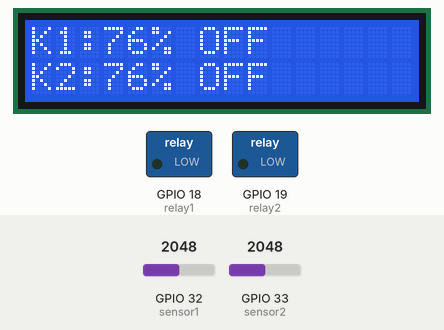
The sketch below on a simulated ESP32. On the bench: 16×2 character LCD, switched loads named in the sketch (green lamp = pin HIGH). The inputs (shaded band) are chosen by the test bench; at power-on: GPIO 32 (sensor1) = 2048, GPIO 33 (sensor2) = 2048. What the sketch prints to the serial monitor is not drawn.

Above: at 3.2 s.
3.3 s: GPIO 32 (sensor1) set to 2522
At 4.2 s:
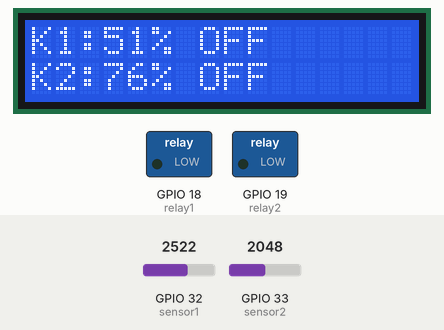
5.1 s: GPIO 32 (sensor1) set to 2618
At 6.4 s:
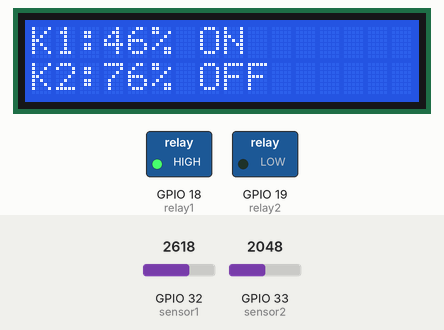
6.7 s: GPIO 33 (sensor2) set to 2507
At 7.3 s:
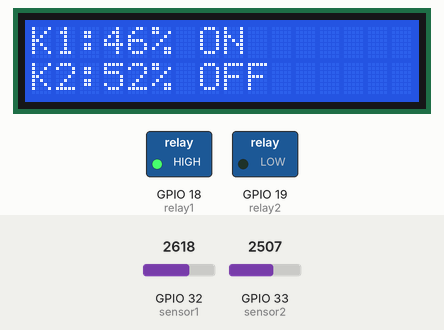
8.3 s: GPIO 33 (sensor2) set to 2587
At 9.5 s:
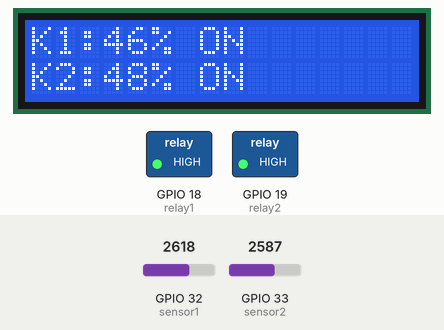
9.8 s: GPIO 32 (sensor1) set to 2337
At 10.5 s:
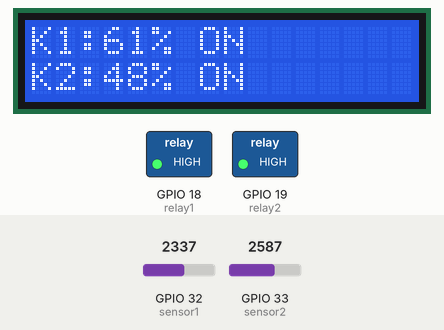
11.4 s: GPIO 32 (sensor1) set to 2196
At 12.7 s:
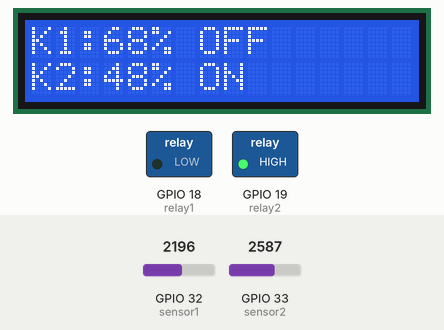
Timing chart, 0 to 13.9 s (numbered marks = the images above; inputs shaded):
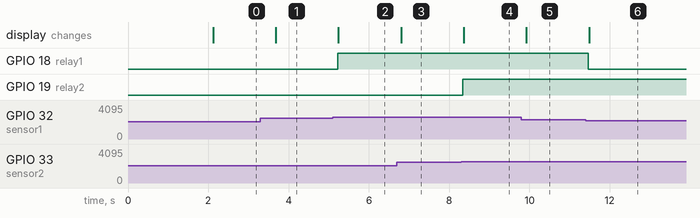

Measured:
- the behaviour switches between 2550 and 2551 on GPIO 32 (sensor1) (found by bisection; images 1 and 2)
- the behaviour switches between 2550 and 2551 on GPIO 33 (sensor2) (found by bisection; images 3 and 4)
- the behaviour switches between 2266 and 2265 on GPIO 32 (sensor1) (found by bisection; images 5 and 6)
- after the input at 3.3 s, the display: changes after 0.38 s (image 1)
- after the input at 5.1 s, GPIO 18 (relay1): LOW → HIGH after 0.12 s; the display: changes after 0.14 s (image 2)
- after the input at 6.7 s, the display: changes after 0.10 s (image 3)
- after the input at 8.3 s, GPIO 19 (relay2): LOW → HIGH at once; the display: changes after 0.06 s (image 4)
- after the input at 9.8 s, the display: changes after 0.12 s (image 5)
- after the input at 11.4 s, GPIO 18 (relay1): HIGH → LOW after 0.06 s; the display: changes after 0.08 s (image 6)

The sketch:

PROYEK-AKHIR-TES2.ino
```cpp
#include <Wire.h>
#include <LCD_I2C.h>
#include <WiFi.h>
#include <WebServer.h>

LCD_I2C lcd(0x27, 16, 2);

// ====== Konfigurasi WiFi ======

// ====== Pin assignment ======
#define sensor1 32
#define sensor2 33
#define relay1 18
#define relay2 19

// Relay aktif-LOW? (umum pada modul relay)
const bool RELAY_ACTIVE_LOW = false;

// ====== Histeresis ======
const float ON_THRESHOLD = 50.0;
const float OFF_THRESHOLD = 65.0;

// ====== Status ======
bool pompa1Status = false;
bool pompa2Status = false;
bool autoMode1 = true;
bool autoMode2 = true;

// ====== Web server ======
WebServer server(80);

void setRelay(uint8_t pin, bool on) {
  if (RELAY_ACTIVE_LOW) {
    digitalWrite(pin, on ? LOW : HIGH);
  } else {
    digitalWrite(pin, on ? HIGH : LOW);
  }
}

// ====== Fungsi konversi ADC -> % kelembaban ======
float adcToMoistPct(int adc) {
  long pct = map(adc, 3500, 1600, 0, 100);
  if (pct < 0) pct = 0;
  if (pct > 100) pct = 100;
  return (float)pct;
}

// ====== HTML halaman web (dengan CSS profesional) ======
const char PAGE_INDEX[] PROGMEM = R"HTML(
<!doctype html>
<html lang="id">
<head>
<meta charset="utf-8">
<meta name="viewport" content="width=device-width,initial-scale=1">
<title>Soil Moisture Web</title>
<style>
  :root{
    --bg:#0f172a;        /* slate-900 */
    --panel:#111827;     /* gray-900 */
    --card:#1f2937;      /* gray-800 */
    --text:#e5e7eb;      /* gray-200 */
    --muted:#9ca3af;     /* gray-400 */
    --brand:#22c55e;     /* green-500 */
    --brand-weak:#86efac;/* green-300 */
    --warn:#f59e0b;      /* amber-500 */
    --danger:#ef4444;    /* red-500 */
    --border:#334155;    /* slate-700 */
  }
  *{box-sizing:border-box}
  body{
    margin:0; font-family:system-ui,-apple-system,Segoe UI,Roboto,Ubuntu,Cantarell,"Helvetica Neue",Arial;
    color:var(--text); background:radial-gradient(1200px 600px at 10% -10%, #111827 20%, transparent 60%), var(--bg);
  }
  .container{max-width:980px;margin:32px auto;padding:0 16px}
  header{
    background:linear-gradient(135deg, rgba(34,197,94,.25), rgba(15,23,42,.2));
    border:1px solid var(--border); border-radius:16px; padding:20px 18px; margin-bottom:18px;
    display:flex; gap:12px; align-items:center; justify-content:space-between;
  }
  .title{display:flex; gap:12px; align-items:center}
  .logo{
    inline-size:42px; block-size:42px; border-radius:12px;
    display:grid; place-items:center; background:rgba(34,197,94,.15); border:1px solid var(--border);
    font-weight:700; color:var(--brand);
  }
  h1{margin:0; font-size:20px}
  .subtitle{color:var(--muted); font-size:13px; margin-top:2px}
  .ip{font-size:13px; color:var(--brand-weak); padding:6px 10px; border:1px dashed var(--border); border-radius:10px}

  .grid{display:grid; gap:16px; grid-template-columns:repeat(auto-fit,minmax(260px,1fr))}
  .card{
    background:linear-gradient(180deg, rgba(255,255,255,.02), transparent), var(--card);
    border:1px solid var(--border); border-radius:16px; padding:16px;
    box-shadow:0 10px 24px rgba(0,0,0,.25);
  }
  .card h2{margin:0 0 8px; font-size:18px}
  .metric{font-size:14px; color:var(--muted); margin:2px 0}
  .metric b{color:var(--text)}
  .row{display:flex; gap:8px; flex-wrap:wrap; margin-top:8px}

  button{
    appearance:none; border:1px solid var(--border); background:#0b1220; color:var(--text);
    padding:10px 12px; border-radius:12px; cursor:pointer; font-weight:600; font-size:13px;
    transition:transform .04s ease, background .2s ease, border-color .2s ease, color .2s ease;
  }
  button:hover{transform:translateY(-1px); border-color:#4b5563}
  .primary{background:rgba(34,197,94,.12); border-color:#14532d}
  .danger{background:rgba(239,68,68,.12); border-color:#7f1d1d}
  .ghost{background:transparent}
  .badge{
    display:inline-block; font-size:12px; padding:2px 10px; border-radius:999px; border:1px solid var(--border); color:var(--muted);
  }
  .ok{color:var(--brand-weak); border-color:#166534}
  .warn{color:#fde68a; border-color:#92400e}
  .split{display:flex; gap:16px; flex-wrap:wrap}
  .split .card{flex:1 1 260px}

  footer{color:var(--muted); font-size:12px; text-align:center; margin:18px 0}
  hr{border:none; border-top:1px solid var(--border); margin:14px 0}
</style>
</head>
<body>
  <div class="container">
    <header>
      <div class="title">
        <div class="logo">SM</div>
        <div>
          <h1>Soil Moisture Monitor</h1>
          <div class="subtitle">Histeresis: &lt;50% → ON, &ge;65% → OFF (per channel)</div>
        </div>
      </div>
      <div class="ip" id="ipBox">ESP32 • IP: memuat…</div>
    </header>

    <section class="grid">
      <div class="card">
        <h2>Channel 1</h2>
        <div class="metric">Kelembaban: <b id="m1">-</b>%</div>
        <div class="metric">Pompa: <b id="p1">-</b></div>
        <div class="metric">Mode: <span class="badge ok" id="a1">AUTO</span></div>
        <div class="row">
          <button class="primary" onclick="action('/relay1','on')">Pompa1 ON</button>
          <button class="danger"  onclick="action('/relay1','off')">Pompa1 OFF</button>
        </div>
        <div class="row">
          <button class="ghost"   onclick="action('/auto1','on')">AUTO1 ON</button>
          <button class="ghost"   onclick="action('/auto1','off')">AUTO1 OFF</button>
        </div>
      </div>

      <div class="card">
        <h2>Channel 2</h2>
        <div class="metric">Kelembaban: <b id="m2">-</b>%</div>
        <div class="metric">Pompa: <b id="p2">-</b></div>
        <div class="metric">Mode: <span class="badge ok" id="a2">AUTO</span></div>
        <div class="row">
          <button class="primary" onclick="action('/relay2','on')">Pompa2 ON</button>
          <button class="danger"  onclick="action('/relay2','off')">Pompa2 OFF</button>
        </div>
        <div class="row">
          <button class="ghost"   onclick="action('/auto2','on')">AUTO2 ON</button>
          <button class="ghost"   onclick="action('/auto2','off')">AUTO2 OFF</button>
        </div>
      </div>
    </section>

    <footer>BPVP Surakarta • ESP32 Web Server</footer>
  </div>

<script>
async function refresh(){
  try{
    const r = await fetch('/status'); const j = await r.json();
    m1.textContent = j.moist1.toFixed(1);
    m2.textContent = j.moist2.toFixed(1);
    p1.textContent = j.pump1 ? 'ON' : 'OFF';
    p2.textContent = j.pump2 ? 'ON' : 'OFF';
    a1.textContent = j.auto1 ? 'AUTO' : 'MANUAL';
    a2.textContent = j.auto2 ? 'AUTO' : 'MANUAL';
    a1.className = 'badge ' + (j.auto1 ? 'ok' : 'warn');
    a2.className = 'badge ' + (j.auto2 ? 'ok' : 'warn');
    // tampilkan IP jika dikirim balik
    if (j.ip) document.getElementById('ipBox').textContent = 'ESP32 • IP: ' + j.ip;
  }catch(e){ console.log(e); }
}
async function action(path, state){
  await fetch(path + '?state=' + state, {method:'POST'});
  refresh();
}
refresh(); setInterval(refresh, 2000);
</script>
</body>
</html>
)HTML";

// ====== Setup ======
void setup() {
  Serial.begin(115200);

  pinMode(relay1, OUTPUT);
  pinMode(relay2, OUTPUT);
  setRelay(relay1, false);
  setRelay(relay2, false);

  // LCD sederhana
  lcd.begin();
  lcd.backlight();
  lcd.setCursor(0, 0);
  lcd.print("SoilMoisture Web");
  lcd.setCursor(0, 1);
  lcd.print(" BPVP Surakarta ");
  delay(2000);
  lcd.clear();

  // WiFi

  Serial.print("Menghubungkan WiFi");
}
  // Web routes


// ====== Loop ======
void loop() {
  int adc1 = analogRead(sensor1);
  int adc2 = analogRead(sensor2);

  float kelembaban1 = adcToMoistPct(adc1);
  float kelembaban2 = adcToMoistPct(adc2);

  // Mode AUTO
  if (autoMode1) {
    if (!pompa1Status && kelembaban1 < ON_THRESHOLD) {
      pompa1Status = true;
      setRelay(relay1, true);
    } else if (pompa1Status && kelembaban1 >= OFF_THRESHOLD) {
      pompa1Status = false;
      setRelay(relay1, false);
    }
  }
  if (autoMode2) {
    if (!pompa2Status && kelembaban2 < ON_THRESHOLD) {
      pompa2Status = true;
      setRelay(relay2, true);
    } else if (pompa2Status && kelembaban2 >= OFF_THRESHOLD) {
      pompa2Status = false;
      setRelay(relay2, false);
    }
  }

  // LCD sederhana: baris 0 kelembaban1, baris 1 kelembaban2
  lcd.setCursor(0, 0);
  lcd.print("K1:");
  lcd.print((int)kelembaban1);
  lcd.print("% ");
  lcd.print(pompa1Status ? "ON " : "OFF");

  lcd.setCursor(0, 1);
  lcd.print("K2:");
  lcd.print((int)kelembaban2);
  lcd.print("% ");
  lcd.print(pompa2Status ? "ON " : "OFF");

  server.handleClient();
  delay(500);

  // Tampilkan IP berkala di Serial Monitor
  Serial.print("IP Address: ");
  Serial.println(WiFi.localIP());
}
```
